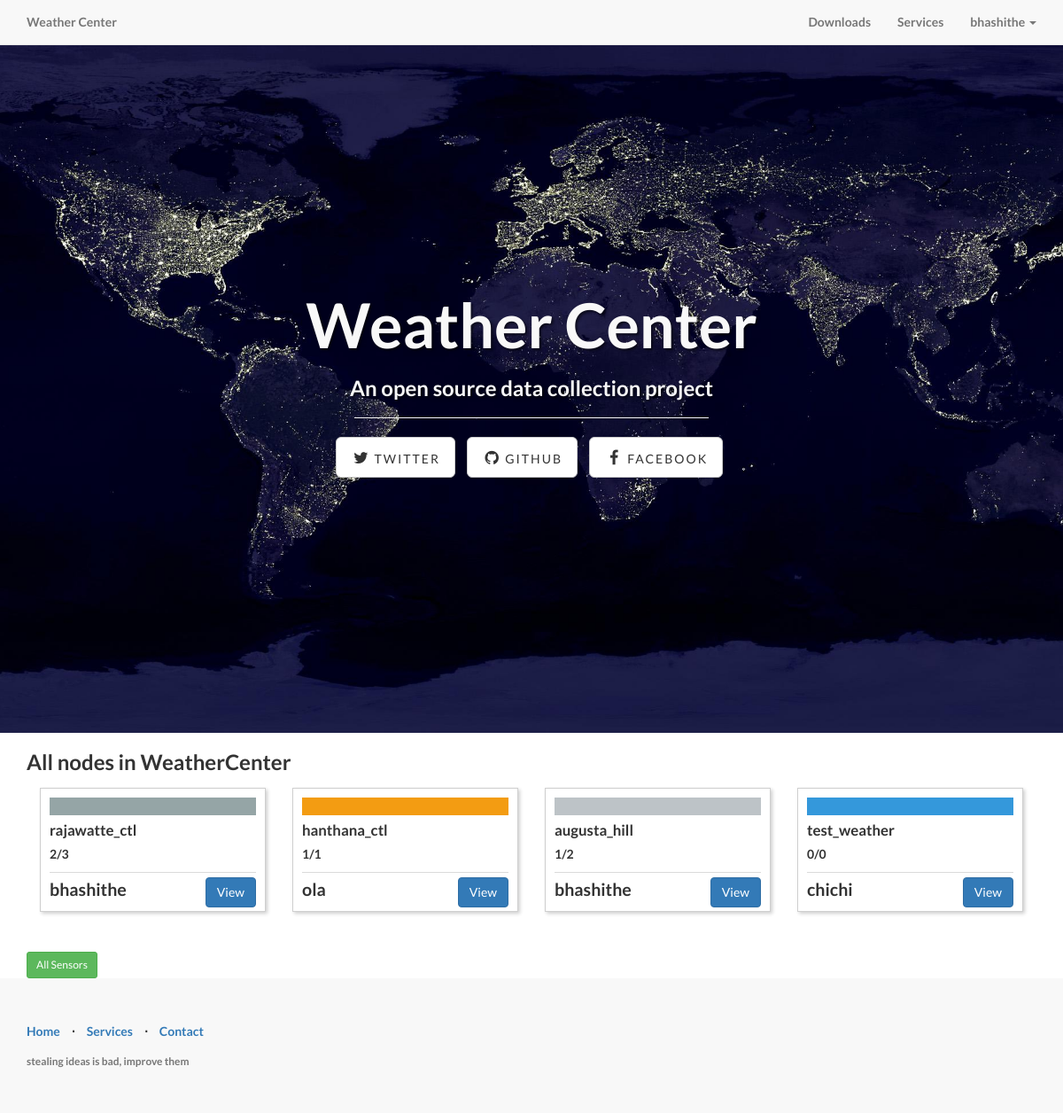
The app's page /index.php?all (signed in) with its own data.
### tables this page shows
CREATE TABLE IF NOT EXISTS `user` (
  `username` varchar(25) NOT NULL,
  `email` varchar(255) NOT NULL,
  `email_code` varchar(255) NOT NULL,
  `password` text NOT NULL,
  `generated_string` varchar(255) NOT NULL,
  `confirmed` int(1) NOT NULL,
`id` int(11) NOT NULL,
  `freq` int(11) NOT NULL DEFAULT '1800',
  `type` varchar(10) NOT NULL DEFAULT 'user'
);

CREATE TABLE IF NOT EXISTS `user_node` (
  `node_id` int(11) NOT NULL,
  `user_id` int(11) NOT NULL
);

CREATE TABLE IF NOT EXISTS `node` (
`node_id` int(11) NOT NULL,
  `node_name` varchar(50) NOT NULL,
  `location` int(11) NOT NULL,
  `node_type` varchar(50) NOT NULL,
  `uniq_str` varchar(100) NOT NULL,
  `time_stamp` timestamp NOT NULL DEFAULT CURRENT_TIMESTAMP
);

### lib/classes/Database.php (called while the page is built, shortened)
<?php
class Database {
    private $db;
    private static $instance=NULL;
    private $config = array(
                            'host'      => 'localhost',
                            'username' 	=> 'root',
                            'password' 	=> '',
                            'dbname' 	=> 'weather'
                            );
    private function __construct() {
        try
        {
            $this->db = new PDO('mysql:host=' . $this->config['host'] . ';dbname=' . $this->config['dbname'], $this->config['username'], $this->config['password']);
            $this->db->setAttribute(PDO::ATTR_ERRMODE, PDO::ERRMODE_EXCEPTION);
        } catch (PDOException $e) {
            die($e->getMessage());
            exit();
        }
    }
    public static function getConnection()
    {
        if(self::$instance==NULL)
        {
            self::$instance = new Database();
        }
        return self::$instance;
    }
    public function prepare($sql)
    {
        return $this->db->prepare($sql);
    }
}

### lib/classes/User.php (called while the page is built, shortened)
<?php
require 'Node.php';
class User extends Visitor {
    protected $db;
    protected $confirmed;
    protected $id;
    public function __construct() {
        $this->db = Database::getConnection();
        switch( func_num_args() ) {
            case 0:
                self::__construct1();
                break;
            case 1:
                self::__construct2($argv[0]);
                break;
         }
    }
    public function __construct1()
    {
        if($this->loggedIn())
        {
            $this->id = $_SESSION['id'];
            $this->setUsername($this->getUserId());
            $this->setEmail($this->getUserId());
            $this->setConfirmed($this->getUserId());
            if($this->confirmed && $this->hasNodes() && $this->getUserId() == $_SESSION['id'])
                $this->nodes = $this->getNodes();
        }
    }
    public function __construct2($id)
    {
        $this->id = $id;
        $this->setUsername($id);
        if ($this->getConfirmed() && $this->hasNodes()) {
            $this->nodes = $this->getNodes();
        }
    }
    public function getConfirmed()
    {
        return $this->confirmed;
    }
    public function setUsername($id)
    {
        $query = $this->db->prepare("SELECT `username` FROM `user` WHERE `id` = ?");
        $query->bindValue(1,$id);
        try
        {
            $query->execute();
        } catch (PDOException $e) {
            die($e->getMessage());
        }
    }
    public function setConfirmed($id)
    {
        $query = $this->db->prepare("SELECT `confirmed` FROM `user` WHERE `id` = ?");
        $query->bindValue(1,$id);
        try {
            $query->execute();
            $this->confirmed =  $query->fetchColumn();
        } catch (PDOException $e) {
            die($e->getMessage());
        }
    }
    public function setEmail($id)
    {
        $query = $this->db->prepare("SELECT `email` FROM `user` WHERE `id` = ?");
        $query->bindValue(1,$id);
        try {
            $query->execute();
        } catch (PDOException $e) {
            die($e->getMessage());
        }
    }
    public function getNodes()
    {
        $query = $this->db->prepare("SELECT `node_id` FROM `user_node` WHERE `user_id` = ?");
        $query->bindValue(1,  $this->getUserId());
        try
        {
            $query->execute();
            $node_data = $query->fetchAll();
            $nodes = NULL;
           foreach ($node_data as $node_ids)
            {
               $nodes[]=new Node($node_ids['node_id']);
            }
            return $nodes;
        } catch (PDOException  $e) {
            die($e->getMessage());
        }
    }
    public function loggedIn()
    {
            if(!empty($_SESSION['id']))
            {
                    return true;
            }
            else
            {
                    return false;
            }
    }
    public function getUserId()
    {
        return $this->id;
    }
    public function hasNodes()
    {
        $query = $this->db->prepare("SELECT COUNT(*) FROM `user_node` WHERE `user_id` = ?");
        $query->bindValue(1,  $this->getUserId());
        try
        {
            $query->execute();
            $data = $query->fetchColumn();
            if($data==0)
            {
                return false;
            }
            else
            {
                return true;
            }
        } catch (PDOException $e) {
            die($e->getMessage());
        }
    }
}

### lib/init.php (called while the page is built, shortened)
<?php
require 'classes/Database.php';
require 'classes/User.php';
require 'classes/general.php';
if(isset($_SESSION['id']))
{
    $user = new User($_SESSION['id']);
}
else
{
    $user = new User();
}
$general = new General();

### lib/classes/Node.php (called while the page is built, shortened)
<?php
class Node {
    private $db;
    private $node_id;
    private $node_name;
    private $owner;
    public function __construct() {
        $this->db = Database::getConnection();
        switch( func_num_args() ) {
            case 1:
                self::__construct1($argv[0]);
                break;
         }
    }
    public function __construct1($id)
    {
        $this->node_id = $id;
        $this->setName($id);
        $this->setOwnerId($id);
        $this->setUniqStr($id);
        $this->setType($id);
        $this->setLastUpload($id);
    }
    public function getOwnerId() {
        return $this->owner;
    }
    public function getSensorCount()
    {
        $query = $this->db->prepare("SELECT COUNT(`sensor_id`) FROM `sensor` WHERE `node_id` = ?");
        $query->bindValue(1,  $this->getNodeId());
        try
        {
            $query->execute();
            $data = $query->fetchColumn();
            return $data;
        } catch (PDOException $e)
        {
            die($e->getMessage());
        }
    }
    public function getNodeId() {
        return $this->node_id;
    }
    public function getName() {
        return $this->node_name;
    }
    public function setName($id)
    {
        $query = $this->db->prepare("SELECT `node_name` FROM `node` WHERE `node_id` = ?");
        $query->bindValue(1,$id);
        try
        {
           $query->execute();
           $this->node_name = $query->fetchColumn();
        }
        catch(PDOException $e)
        {
           die($e->getMessage());
        }
    }
    public function setUniqStr($id)
    {
        $query = $this->db->prepare("SELECT `uniq_str` FROM `node` WHERE `node_id` = ?");
        $query->bindValue(1,$id);
        try
        {
            $query->execute();
        }
        catch(PDOException $e)
        {
            die($e->getMessage());
        }
    }
    public function setType($id)
    {
        $query = $this->db->prepare("SELECT `node_type` FROM `node` WHERE `node_id` = ?");
        $query->bindValue(1,$id);
        try
        {
            $query->execute();
        }
        catch(PDOException $e)
        {
            die($e->getMessage());
        }
    }
    public function setOwnerId($id)
    {
        $query = $this->db->prepare("SELECT `user_id` FROM `user_node` WHERE `node_id` = ?");
        $query->bindValue(1,$id);
        try
        {
            $query->execute();
            $this->owner= $query->fetchColumn();
        }
        catch(PDOException $e)
        {
            die($e->getMessage());
        }
    }
    public function getActiveSensors()
    {
        $query = $this->db->prepare("SELECT `sensor_id`,`sensor_type` FROM `sensor` WHERE `node_id` = ? AND `activated` = 1");
        $query->bindValue(1,  $this->getNodeId());
        try
        {
            $query->execute();
            $data = $query->fetchAll();
            $sensors = NULL;
            $senor_factory = new SensorFactory();
            foreach ($data as $value) {
                $sensors[] = $senor_factory->getSensorObjectWithId($value['sensor_type'], $value['sensor_id']);
            }
            return $sensors;
        }
        catch (PDOException $e)
        {
            die($e->getMessage());
        }
    }
    public function setLastUpload($id)
    {
        $query = $this->db->prepare("SELECT `time_stamp` FROM `node` WHERE `node_id` = ?");
        $query->bindValue(1,$id);
        try
        {
           $query->execute();
        }
        catch(PDOException $e)
        {
           die($e->getMessage());
        }
    }
}

### lib/classes/general.php (called while the page is built, shortened)
<?php
class General{
    private $db;
    public function __construct() {
        $this->db = Database::getConnection();
    }
    public function getAllNodes()
    {
        $query = $this->db->prepare("SELECT `node_id` FROM `node`");
        try
        {
            $query->execute();
            return $query->fetchAll();
        }
        catch (PDOException $e)
        {
            die($e->getMessage());
        }
    }
}

### index.php (the view, shortened to what this page needs)
<?php
    include 'lib/init.php';
    $node_ids = null;
    $rand = array('#1abc9c', '#f39c12', '#95a5a6', '#3498db', '#34495e', '#c0392b', '#bdc3c7', '#d35400', '#16a085', '#2c3e50');
    if(isset($_GET['all']))
    {
        $node_ids = $general->getAllNodes();
    }
    else
    {
        $node_ids = $general->getRandomNodes();
    }
?>
<!DOCTYPE html>
<html lang="en">
<head>
    <?php
        include 'reqs/head.php';
    ?>
</head>
<body>
   <?php
    include 'reqs/menu.php';
   ?>
    <div class="intro-header">
        <div class="container">
            <div class="row">
                <div class="col-lg-12">
                    <div class="intro-message">
                        <h1>Weather Center</h1>
                        <h3>An open source data collection project</h3>
                        <hr class="intro-divider">
                        <ul class="list-inline intro-social-buttons">
                            <li>
                                <a href="https://twitter.com/weather_lka" class="btn btn-default btn-lg"><i class="fa fa-twitter fa-fw"></i> <span class="network-name">Twitter</span></a>
                            </li>
                            <li>
                                <a href="https://github.com/bhashithe/weather_lka" class="btn btn-default btn-lg"><i class="fa fa-github fa-fw"></i> <span class="network-name">Github</span></a>
                            </li>
                            <li>
                                <a href="#" class="btn btn-default btn-lg"><i class="fa fa-facebook fa-fw"></i> <span class="network-name">Facebook</span></a>
                            </li>
                        </ul>
                    </div>
                </div>
            </div>
        </div>
    </div>
    <div class="container">
        <div class="row">
            <div class="col-lg-12">
                <h3>
                <?php
                    if(isset($_GET['all']))
                    {
                        echo "All nodes in WeatherCenter";
                    }
                    else
                    {
                        echo "Nodes in WeatherCenter";
                    }
                ?>
                </h3>
                <?php
                   foreach ($node_ids as $node_id)
                   {
                       $node = new Node($node_id['node_id']);
                       $owner = new User($node->getOwnerId());
                ?>
              <div class="col-md-3">
                <div class="productbox">
                    <div class="img-responsive" style="background-color: <?php echo $rand[rand(0,9)]; ?>">&nbsp;</div>
                    <div class="producttitle"><?php echo $node->getName(); ?></div>
                    <p class="text-justify"><?php echo count($node->getActiveSensors()).'/'.$node->getSensorCount();?></p>
                    <div class="productprice"><div class="pull-right"><a href="node_data.php?id=<?php echo $node->getNodeId(); ?>" class="btn btn-primary btm-sm" role="button">View</a></div><div class="pricetext"><?php echo $owner->getUsername(); ?></div></div>
                </div>
              </div>
                <?php
                   }
                ?>
            </div>
        </div>
    </div>
    <br>
    <br>
    <div class="container">
        <div class="row">
            <div class="col-lg-1">
                <a class="btn btn-sm btn-success" href="index.php?all">All Sensors</a>
            </div>
        </div>
    </div>
    <footer>
        <div class="container">
            <div class="row">
                <div class="col-lg-12">
                    <ul class="list-inline">
                        <li>
                            <a href="#">Home</a>
                        </li>
                        <li class="footer-menu-divider">&sdot;</li>
                        <li>
                            <a href="#services">Services</a>
                        </li>
                            <li class="footer-menu-divider">&sdot;</li>
                        <li>
                            <a href="#contact">Contact</a>
                        </li>
                    </ul>
                    <p class="copyright text-muted small">stealing ideas is bad, improve them</p>
                </div>
            </div>
        </div>
    </footer>
</body>
</html>

### reqs/menu.php (shortened to what this page needs)
<nav class="navbar navbar-default navbar-fixed-top topnav" role="navigation">
    <div class="container topnav">
        <div class="navbar-header">
            <a class="navbar-brand topnav" href="index.php">Weather Center</a>
        </div>
        <div class="collapse navbar-collapse" id="bs-example-navbar-collapse-1">
            <ul class="nav navbar-nav navbar-right">
                <li>
                    <a href="#">Downloads</a>
                </li>
                <li>
                    <a href="#">Services</a>
                </li>
                    <?php
                        $user = new User();
                        if(!$user->loggedIn())
                        {
                    ?>
                        <li>
                            <a href="login.php">Login</a>
                        </li>
                    <?php
                        }
                        else
                        {
                    ?>
                        <li class="dropdown">
                            <a href="#" class="dropdown-toggle" data-toggle="dropdown" role="button" aria-haspopup="true" aria-expanded="false"><?php echo $user->getUsername();?> <span class="caret"></span></a>
                        </li>
                    <?php
                        }
                    ?>
            </ul>
        </div>
    </div>
</nav>

### records on screen
user: username "bhashithe"
user_node: node.node_name "rajawatte_ctl", count($node->getActiveSensors()) "2", SensorCount "3", user.username "bhashithe"
node: node_name "hanthana_ctl", count($node->getActiveSensors()) "1", SensorCount "1", user.username "ola"
user_node: node.node_name "augusta_hill", count($node->getActiveSensors()) "1", SensorCount "2", user.username "bhashithe"
node: node_name "test_weather", count($node->getActiveSensors()) "0", SensorCount "0", user.username "chichi"
